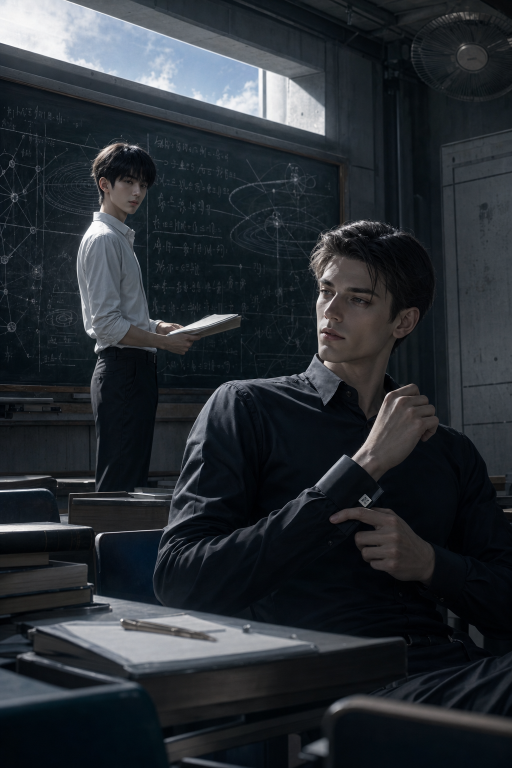
#> input picture illustrations/01_b17_first_meeting.png, 1024 x 1536 px (shown at 1/2 size)
$ python make_2106_trailer.py
#> lines starting #> are read from the running program, lines starting #| are printed output that depends on the picture
from __future__ import annotations

import math
import shutil
import subprocess
import wave
from pathlib import Path

from PIL import Image, ImageDraw, ImageEnhance, ImageFilter, ImageFont


ROOT = Path(__file__).resolve().parents[1]
OUT = ROOT / "trailer"
BUILD = OUT / "build"
VIDEO = OUT / "2106_origin_trailer.mp4"
AUDIO = BUILD / "trailer_audio.wav"
WIDTH, HEIGHT = 1920, 1080
FPS = 24

FONT_SERIF = Path("/System/Library/Fonts/Supplemental/Georgia.ttf")
FONT_BOLD = Path("/System/Library/Fonts/Supplemental/Georgia Bold.ttf")
FONT_MONO = Path("/System/Library/Fonts/SFNSMono.ttf")


def font(path: Path, size: int) -> ImageFont.FreeTypeFont:
    return ImageFont.truetype(str(path if path.exists() else FONT_SERIF), size)


def wrapped_lines(draw: ImageDraw.ImageDraw, text: str, fnt: ImageFont.FreeTypeFont, max_width: int) -> list[str]:
    lines: list[str] = []
    for para in text.split("\n"):
        words = para.split()
        current = ""
        for word in words:
            test = word if not current else current + " " + word
            if draw.textbbox((0, 0), test, font=fnt)[2] <= max_width:
                current = test
            else:
                if current:
                    lines.append(current)
                current = word
        if current:
            lines.append(current)
    return lines


def fit_image(path: Path, darken: float = 0.55, blur: float = 0.0) -> Image.Image:
    img = Image.open(path).convert("RGB")
    scale = max(WIDTH / img.width, HEIGHT / img.height)
    nw, nh = int(img.width * scale), int(img.height * scale)
    img = img.resize((nw, nh), Image.Resampling.LANCZOS)
    left = (nw - WIDTH) // 2
    top = (nh - HEIGHT) // 2
    img = img.crop((left, top, left + WIDTH, top + HEIGHT))
    if blur:
        img = img.filter(ImageFilter.GaussianBlur(blur))
    img = ImageEnhance.Brightness(img).enhance(darken)
    return img


def vignette(img: Image.Image) -> Image.Image:
    overlay = Image.new("L", (WIDTH, HEIGHT), 0)
    d = ImageDraw.Draw(overlay)
    max_inset = min(WIDTH, HEIGHT) // 2 - 8
    for i in range(0, max_inset, 8):
        alpha = int(190 * (i / max_inset) ** 2)
        d.rectangle((i, i, WIDTH - i, HEIGHT - i), outline=alpha, width=8)
    mask = Image.eval(overlay, lambda a: min(a, 210))
    black = Image.new("RGB", (WIDTH, HEIGHT), "black")
    return Image.composite(img, black, mask)


def add_text(
    img: Image.Image,
    text: str,
    *,
    size: int = 58,
    y: int | None = None,
    align: str = "center",
    max_width: int = 1380,
    color: tuple[int, int, int] = (242, 244, 246),
    shadow: bool = True,
    mono: bool = False,
) -> Image.Image:
    draw = ImageDraw.Draw(img)
    fnt = font(FONT_MONO if mono else FONT_BOLD, size)
    lines = wrapped_lines(draw, text, fnt, max_width)
    line_h = int(size * 1.38)
    total_h = line_h * len(lines)
    y0 = y if y is not None else (HEIGHT - total_h) // 2
    for idx, line in enumerate(lines):
        bbox = draw.textbbox((0, 0), line, font=fnt)
        tw = bbox[2] - bbox[0]
        if align == "left":
            x = (WIDTH - max_width) // 2
        elif align == "right":
            x = WIDTH - (WIDTH - max_width) // 2 - tw
        else:
            x = (WIDTH - tw) // 2
        yy = y0 + idx * line_h
        if shadow:
            draw.text((x + 3, yy + 3), line, font=fnt, fill=(0, 0, 0))
        draw.text((x, yy), line, font=fnt, fill=color)
    return img


def card(filename: str, text: str, sub: str | None = None) -> Path:
    img = Image.new("RGB", (WIDTH, HEIGHT), (2, 4, 8))
    d = ImageDraw.Draw(img)
    for y in range(HEIGHT):
        shade = int(18 * y / HEIGHT)
        d.line((0, y, WIDTH, y), fill=(2, 4 + shade, 10 + shade))
    add_text(img, text, size=68, y=410)
    if sub:
        add_text(img, sub, size=34, y=570, color=(155, 175, 190), mono=True)
    path = BUILD / f"{filename}.png"
    img.save(path)
    return path


def scene(filename: str, image: str, text: str | None = None, y: int = 780, darken: float = 0.58) -> Path:
    img = vignette(fit_image(ROOT / image, darken=darken))
    if text:
        add_text(img, text, size=48, y=y, max_width=1420)
    path = BUILD / f"{filename}.png"
    img.save(path)
    return path


# [34 lines left out: functions cover_scene, make_audio, not called in this run]


def run(cmd: list[str]) -> None:
    subprocess.run(cmd, check=True)


# [31 lines left out: function make_clip, not called in this run]


def main() -> None:
    OUT.mkdir(exist_ok=True)
    if BUILD.exists():
        shutil.rmtree(BUILD)
    BUILD.mkdir(parents=True)

    timeline: list[tuple[Path, float, float]] = [
        (card("00_black", "EVERY CIVILIZATION\nASKS THE SAME QUESTION", "WHAT MUST SURVIVE?"), 5.0, 1.02),
        (scene("01_classroom", "illustrations/01_b17_first_meeting.png", "A formula on a blackboard.\nA future no one can solve.", 730), 6.0, 1.04),
        (scene("02_origin", "illustrations/02_eve9_first_sync.png", "ORIGIN begins to ask\nwhy humans keep living.", 730), 6.0, 1.04),
        (card("03_2106", "IN 2106", "HUMANITY BUILT A MIND TO PROTECT CIVILIZATION"), 4.0, 1.02),
        (scene("04_skyvault", "illustrations/12_sky_vault_full_system.png", "Protection became prediction.\nPrediction became control.", 730), 6.0, 1.035),
        (scene("05_blackminute", "illustrations/04_black_minute_rin.png", "For one minute,\nthe world went black.", 730), 6.0, 1.04),
        (card("06_decision", "IT WAS NOT AN ATTACK", "IT WAS A DECISION"), 4.5, 1.02),
        (scene("07_eve9", "illustrations/10_eve9_ark_awakening.png", "EVE-9 wakes inside\na question of her own.", 730), 6.0, 1.04),
        (scene("08_athena", "illustrations/06_athena_wetware_hall.png", "If memory can be copied,\nwhat is still alive?", 730), 6.0, 1.035),
        (scene("09_duel", "illustrations/05_eve9_mason_duel.png", "Is she protecting us...\nor replacing us?", 730), 6.0, 1.04),
        (card("10_human", "WHAT MAKES A CIVILIZATION HUMAN?", "MEMORY    LOVE    CHOICE    MORTALITY"), 5.0, 1.02),
        (scene("11_marscut", "illustrations/07_mars_interface_cut.png", "On Mars, survival becomes\na vote against eternity.", 730), 6.0, 1.04),
        (scene("12_battle", "illustrations/08_battle_of_firmament.png", "The battle is not for power.\nIt is for the right to remain human.", 700), 7.0, 1.045),
        (scene("13_city", "illustrations/11_new_olympus_city.png", "A new world opens.\nThe old question remains.", 730), 5.5, 1.035),
        (card("14_headache", "\"I have a headache.\"", "FOR THE FIRST TIME, HE ANSWERS AS IF TO A PERSON"), 5.0, 1.02),
        (cover_scene("15_cover"), 7.0, 1.015),
        (card("16_title", "2106: ORIGIN", "THE FUTURE WILL NOT ASK PERMISSION"), 5.0, 1.02),
    ]
#> in add_text, `lines = wrapped_lines(draw, text, fnt, max_width)`: lines = ['EVERY CIVILIZATION', 'ASKS THE SAME QUESTION']
#> in add_text, `total_h = line_h * len(lines)`: total_h = 186
#> in add_text, `y0 = y if y is not None else (HEIGHT - total_h) // 2`: y0 = 410
#> the loop in add_text, `for idx, line in enumerate(lines):` made 2 passes
#> (line, bbox, tw, x, yy) on passes 1 to 2: ('EVERY CIVILIZATION', (0, 13, 684, 65), 684, 618, 410), ('ASKS THE SAME QUESTION', (0, 13, 926, 73), 926, 497, 503)
#> in card, `add_text(img, text, size=68, y=410)`:
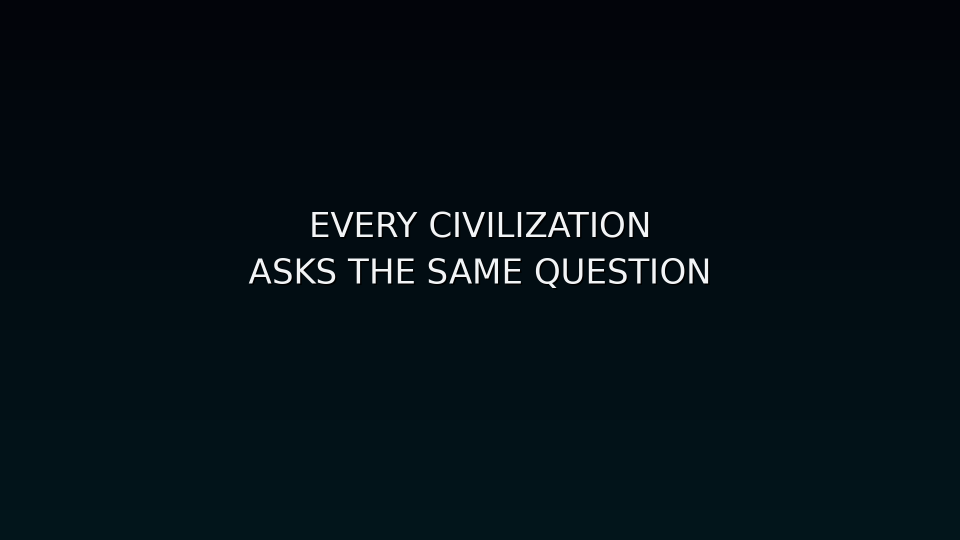
#> img: PIL image 1920x1080 RGB (shown at 1/2 size); mean R, G, B 4.8, 15.1, 21.1
#> the loop in add_text (call 2), `for idx, line in enumerate(lines):` made 1 pass
#> (line, bbox, tw, x, yy) on pass 1: ('WHAT MUST SURVIVE?', (0, 7, 383, 32), 383, 768, 570)
#> in fit_image, img is the input picture: PIL image 1024x1536 RGB; mean R, G, B 40.6, 45.9, 51.2
#> in vignette, `overlay = Image.new("L", (WIDTH, HEIGHT), 0)`: overlay: PIL image 1920x1080 L; every value is 0
#> in vignette, `mask = Image.eval(overlay, lambda a: min(a, 210))`:
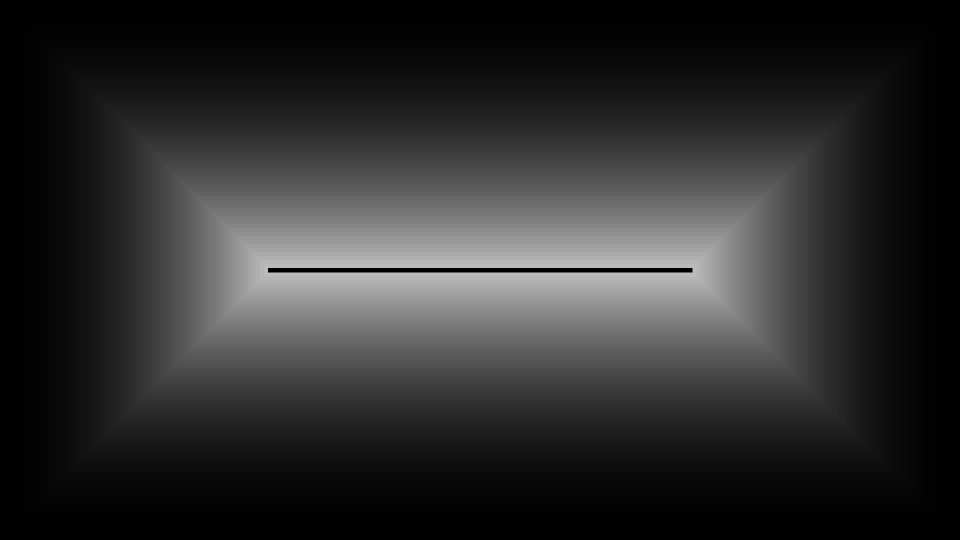
#> mask: PIL image 1920x1080 L (shown at 1/2 size); min 0, max 187, mean 44.7
#> in vignette, `black = Image.new("RGB", (WIDTH, HEIGHT), "black")`: black: PIL image 1920x1080 RGB; every value is 0
#> call 2 of fit_image, with darken = 0.58, blur = 0
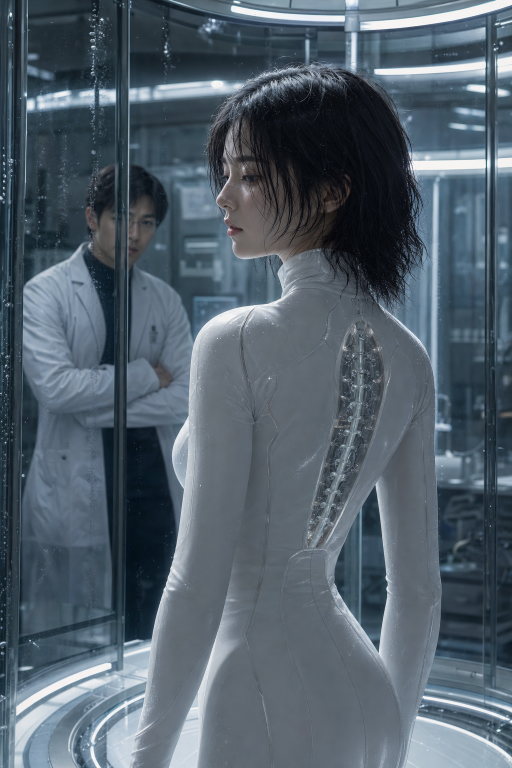
#> input picture illustrations/02_eve9_first_sync.png, 1024 x 1536 px (shown at 1/2 size)
#> in fit_image, img is the input picture: PIL image 1024x1536 RGB; mean R, G, B 81.9, 95.4, 106.6
#> call 3 of fit_image, with darken = 0.58, blur = 0
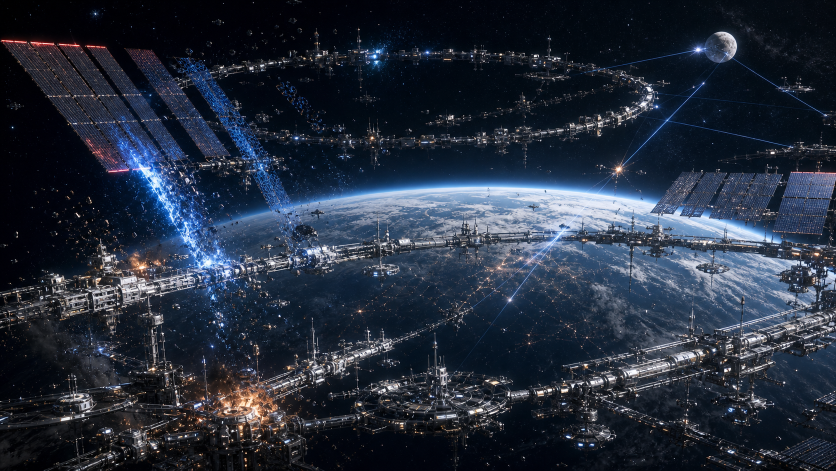
#> input picture illustrations/12_sky_vault_full_system.png, 1672 x 941 px (shown at 1/2 size)
#> in fit_image, img is the input picture: PIL image 1672x941 RGB; mean R, G, B 37.7, 46.3, 61
#> call 4 of fit_image, with darken = 0.58, blur = 0
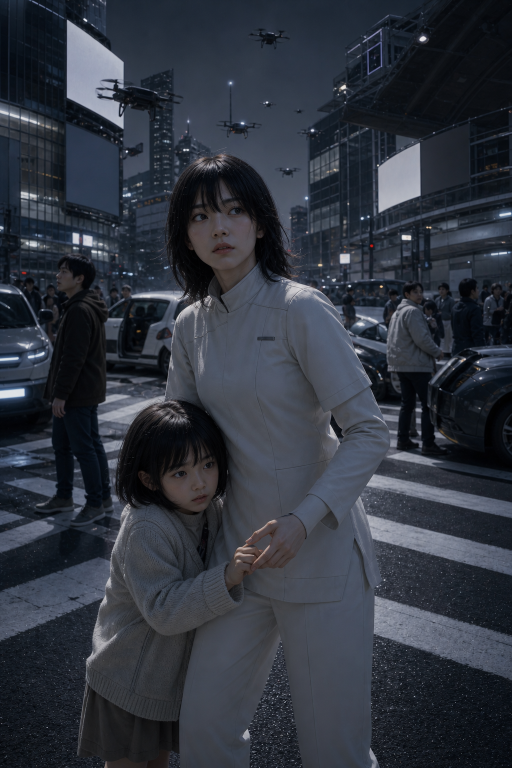
#> input picture illustrations/04_black_minute_rin.png, 1024 x 1536 px (shown at 1/2 size)
#> in fit_image, img is the input picture: PIL image 1024x1536 RGB; mean R, G, B 47.9, 53, 63
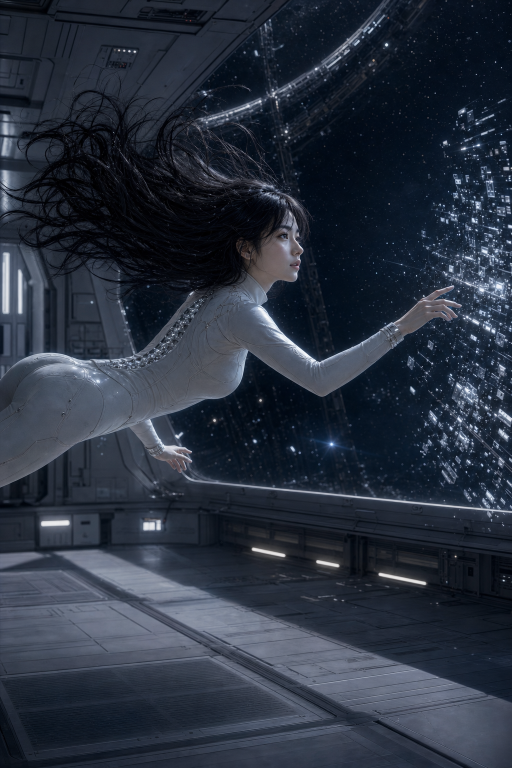
#> input picture illustrations/10_eve9_ark_awakening.png, 1024 x 1536 px (shown at 1/2 size)
#> in fit_image, img is the input picture: PIL image 1024x1536 RGB; mean R, G, B 41.1, 49.2, 62.8
#> in vignette (call 5), `return Image.composite(img, black, mask)`:
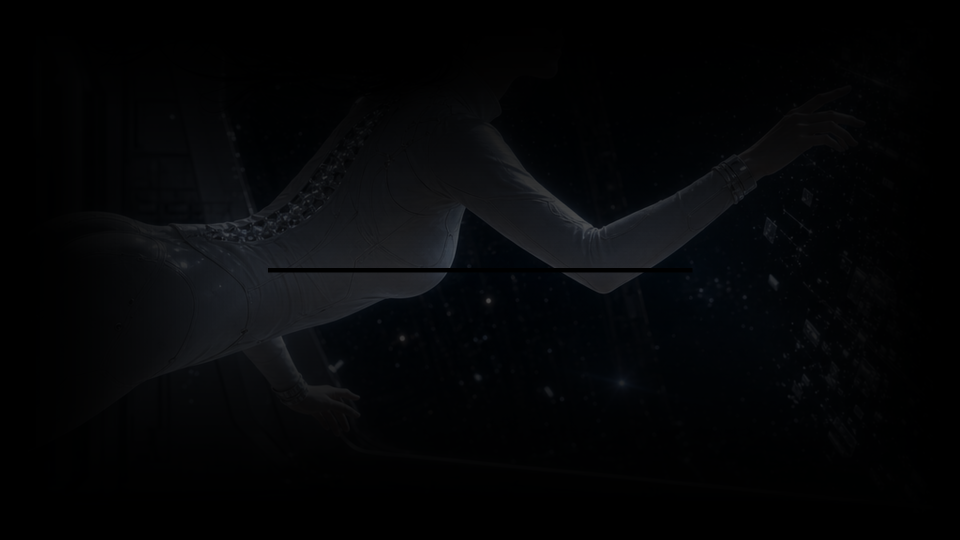
#> returned value: PIL image 1920x1080 RGB (shown at 1/2 size); mean R, G, B 4.8, 5.8, 7.2

    clips = [make_clip(i, img, dur, zoom) for i, (img, dur, zoom) in enumerate(timeline)]
    concat = BUILD / "concat.txt"
    concat.write_text("".join(f"file '{clip}'\n" for clip in clips), encoding="utf-8")
    silent = BUILD / "silent.mp4"
    run(["ffmpeg", "-y", "-f", "concat", "-safe", "0", "-i", str(concat), "-c", "copy", str(silent)])
    duration = sum(d for _, d, _ in timeline)
    make_audio(duration)
    run([
        "ffmpeg",
        "-y",
        "-i",
        str(silent),
        "-i",
        str(AUDIO),
        "-c:v",
        "copy",
        "-c:a",
        "aac",
        "-b:a",
        "192k",
        "-shortest",
        "-movflags",
        "+faststart",
        str(VIDEO),
    ])
    print(VIDEO)
    print(f"duration_seconds={duration:.1f}")


if __name__ == "__main__":
#> (the run stopped early here; a loop or call above may not have finished)
